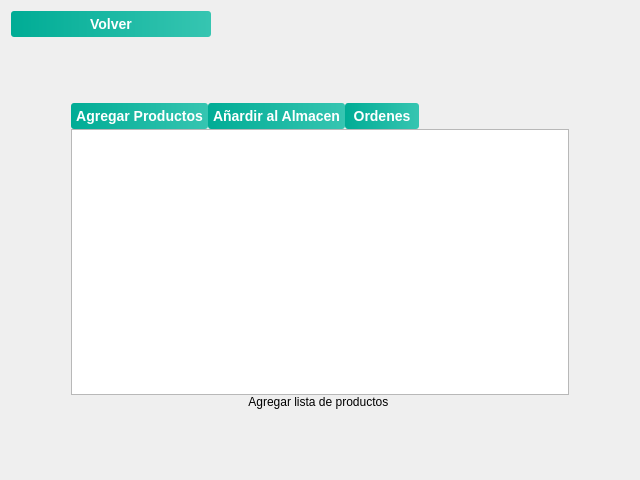
<?xml version="1.0" encoding="UTF-8"?>
<ui version="4.0">
 <class>maincommercewindow_Dialog</class>
 <widget class="QDialog" name="maincommercewindow_Dialog">
  <property name="geometry">
   <rect>
    <x>0</x>
    <y>0</y>
    <width>640</width>
    <height>480</height>
   </rect>
  </property>
  <property name="windowTitle">
   <string>Dialog</string>
  </property>
  <layout class="QVBoxLayout" name="verticalLayout">
   <item>
    <widget class="QPushButton" name="pushButton">
     <property name="maximumSize">
      <size>
       <width>200</width>
       <height>16777215</height>
      </size>
     </property>
     <property name="styleSheet">
      <string notr="true">QPushButton
{
	background-color: qlineargradient(spread:pad, x1:0, y1:0.511, x2:1, y2:0.511, stop:0 rgba(0, 172, 149, 255),stop:0.995192 rgba(54, 197, 177, 255));
	color: #fff;
	font-size: 14px;
	font-weight: bold;
	border: none;
	border-radius: 3px;
	padding: 5px;

}</string>
     </property>
     <property name="text">
      <string>Volver</string>
     </property>
    </widget>
   </item>
   <item>
    <layout class="QVBoxLayout" name="verticalLayout_2">
     <property name="spacing">
      <number>0</number>
     </property>
     <property name="leftMargin">
      <number>30</number>
     </property>
     <property name="topMargin">
      <number>30</number>
     </property>
     <property name="rightMargin">
      <number>30</number>
     </property>
     <property name="bottomMargin">
      <number>30</number>
     </property>
     <item>
      <layout class="QVBoxLayout" name="verticalLayout_3">
       <property name="leftMargin">
        <number>30</number>
       </property>
       <property name="topMargin">
        <number>30</number>
       </property>
       <property name="rightMargin">
        <number>30</number>
       </property>
       <property name="bottomMargin">
        <number>30</number>
       </property>
       <item>
        <layout class="QVBoxLayout" name="verticalLayout_4">
         <property name="spacing">
          <number>0</number>
         </property>
         <item>
          <layout class="QHBoxLayout" name="horizontalLayout">
           <property name="spacing">
            <number>0</number>
           </property>
           <property name="leftMargin">
            <number>0</number>
           </property>
           <property name="rightMargin">
            <number>150</number>
           </property>
           <item alignment="Qt::AlignTop">
            <widget class="QPushButton" name="pushButton_2">
             <property name="styleSheet">
              <string notr="true">QPushButton
{
	background-color: qlineargradient(spread:pad, x1:0, y1:0.511, x2:1, y2:0.511, stop:0 rgba(0, 172, 149, 255),stop:0.995192 rgba(54, 197, 177, 255));
	color: #fff;
	font-size: 14px;
	font-weight: bold;
	border: none;
	border-radius: 3px;
	padding: 5px;

}</string>
             </property>
             <property name="text">
              <string>Agregar Productos</string>
             </property>
            </widget>
           </item>
           <item>
            <widget class="QPushButton" name="pushButton_3">
             <property name="maximumSize">
              <size>
               <width>1500</width>
               <height>16777215</height>
              </size>
             </property>
             <property name="styleSheet">
              <string notr="true">QPushButton
{
	background-color: qlineargradient(spread:pad, x1:0, y1:0.511, x2:1, y2:0.511, stop:0 rgba(0, 172, 149, 255),stop:0.995192 rgba(54, 197, 177, 255));
	color: #fff;
	font-size: 14px;
	font-weight: bold;
	border: none;
	border-radius: 3px;
	padding: 5px;

}</string>
             </property>
             <property name="text">
              <string>Añardir al Almacen</string>
             </property>
            </widget>
           </item>
           <item alignment="Qt::AlignTop">
            <widget class="QPushButton" name="pushButton_5">
             <property name="styleSheet">
              <string notr="true">QPushButton
{
	background-color: qlineargradient(spread:pad, x1:0, y1:0.511, x2:1, y2:0.511, stop:0 rgba(0, 172, 149, 255),stop:0.995192 rgba(54, 197, 177, 255));
	color: #fff;
	font-size: 14px;
	font-weight: bold;
	border: none;
	border-radius: 3px;
	padding: 5px;

}</string>
             </property>
             <property name="text">
              <string>Ordenes</string>
             </property>
            </widget>
           </item>
          </layout>
         </item>
         <item>
          <layout class="QVBoxLayout" name="verticalLayout_5">
           <property name="spacing">
            <number>0</number>
           </property>
           <property name="topMargin">
            <number>0</number>
           </property>
          </layout>
         </item>
         <item>
          <widget class="QListWidget" name="listWidget"/>
         </item>
         <item>
          <widget class="QLabel" name="label">
           <property name="text">
            <string>Agregar lista de productos </string>
           </property>
           <property name="alignment">
            <set>Qt::AlignCenter</set>
           </property>
          </widget>
         </item>
        </layout>
       </item>
      </layout>
     </item>
    </layout>
   </item>
  </layout>
 </widget>
 <resources/>
 <connections/>
</ui>
